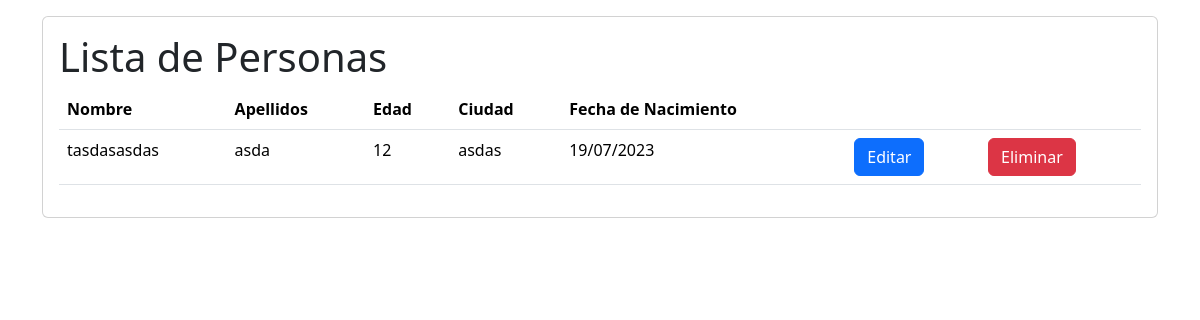
Screenshot of /app/personas/ with the database file from the repository.
### personas/models/persona.py (models this page shows, shortened)
class Persona(models.Model):
    nombre = models.CharField(max_length=100)
    apellidos = models.CharField(max_length=100)
    edad = models.IntegerField()
    ciudad = models.CharField(max_length=100)
    fecha_nacimiento = models.DateField()

### personas/views/persona_views.py (the view)
# urls.py: path("personas/", views.persona_list, name="personas_list"),
def persona_list(request):
    personas = Persona.objects.all()
    return render(request, 'personas/persona/index.html', {
        'personas': personas
    })

### templates/personas/persona/index.html (shortened to what this page needs)
{% extends "base.html" %}
{% block content %}
    <div class="container">
        <div class="row">
            <div class="col">
                <div class="card mt-3">
                    <div class="card-body">
                        <div class="card-title">
                            <h1>Lista de Personas</h1>
                        </div>
                        <table class="table">
                            <thead>
                            <tr>
                                <th>Nombre</th>
                                <th>Apellidos</th>
                                <th>Edad</th>
                                <th>Ciudad</th>
                                <th>Fecha de Nacimiento</th>
                                <th></th>
                                <th></th>
                            </tr>
                            </thead>
                            <tbody>
                            {% for persona in personas %}
                                <tr>
                                    <td>{{ persona.nombre }}</td>
                                    <td>{{ persona.apellidos }}</td>
                                    <td>{{ persona.edad }}</td>
                                    <td>{{ persona.ciudad }}</td>
                                    <td>{{ persona.fecha_nacimiento|date:"d/m/Y" }}</td>
                                    <td>
                                        <a class="btn btn-primary" href="{% url 'persona_edit' persona.id %}">Editar</a>
                                    </td>
                                    <td>
                                        <form method="post" action="{% url "persona_delete" persona.id %}"
                                              onsubmit="return confirm('Está seguro que desea eliminar?')">
                                            <input class="btn btn-danger" type="submit" value="Eliminar"/>
                                        </form>
                                    </td>
                                </tr>
                            {% endfor %}
                            </tbody>
                        </table>
                    </div>
                </div>
            </div>
        </div>
    </div>
{% endblock %}

### rows the page displays
Persona: nombre "tasdasasdas", apellidos "asda", edad "12", ciudad "asdas", fecha_nacimiento "19/07/2023"
